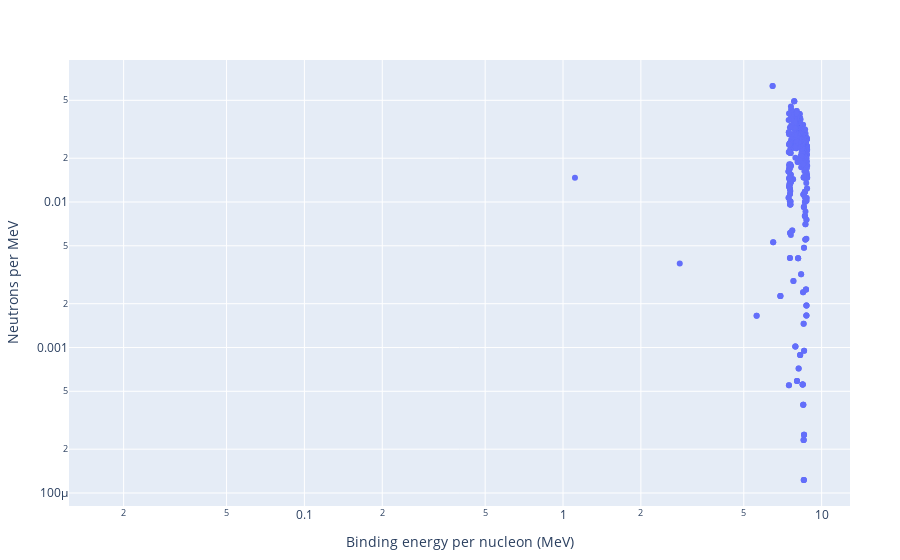

The code cell stored with this chart in its notebook:
### Code cell
x_axis = "Binding energy per nucleon (MeV)"
y_axis = "Neutrons per MeV"
trace = scatter(x  = nuclide_df[!,x_axis], y  = nuclide_df[!,y_axis], mode="markers",
text = nuclide_df[!, "Isotope"])
fig = plot(trace, Layout(xaxis_title = x_axis, yaxis_title = y_axis, 
                legend_title_text="Legend", yaxis_type = "log", xaxis_type = "log"))

### Figure 1 — Plotly figure (JSON) as saved in the notebook; plotly's stock layout.template omitted (floating-point values rounded to 4 significant figures; data arrays with more than 128 entries replaced by an {"elided": "..."} marker saying what was removed)
{"data": [{"mode": "markers", "text": {"elided": "5842 str values"}, "type": "scatter", "x": {"elided": "5842 float values"}, "y": {"elided": "5842 float values"}}], "layout": {"legend": {"title": {"text": "Legend"}}, "margin": {"b": 50, "l": 50, "r": 50, "t": 60}, "xaxis": {"title": {"text": "Binding energy per nucleon (MeV)"}, "type": "log"}, "yaxis": {"title": {"text": "Neutrons per MeV"}, "type": "log"}}}
